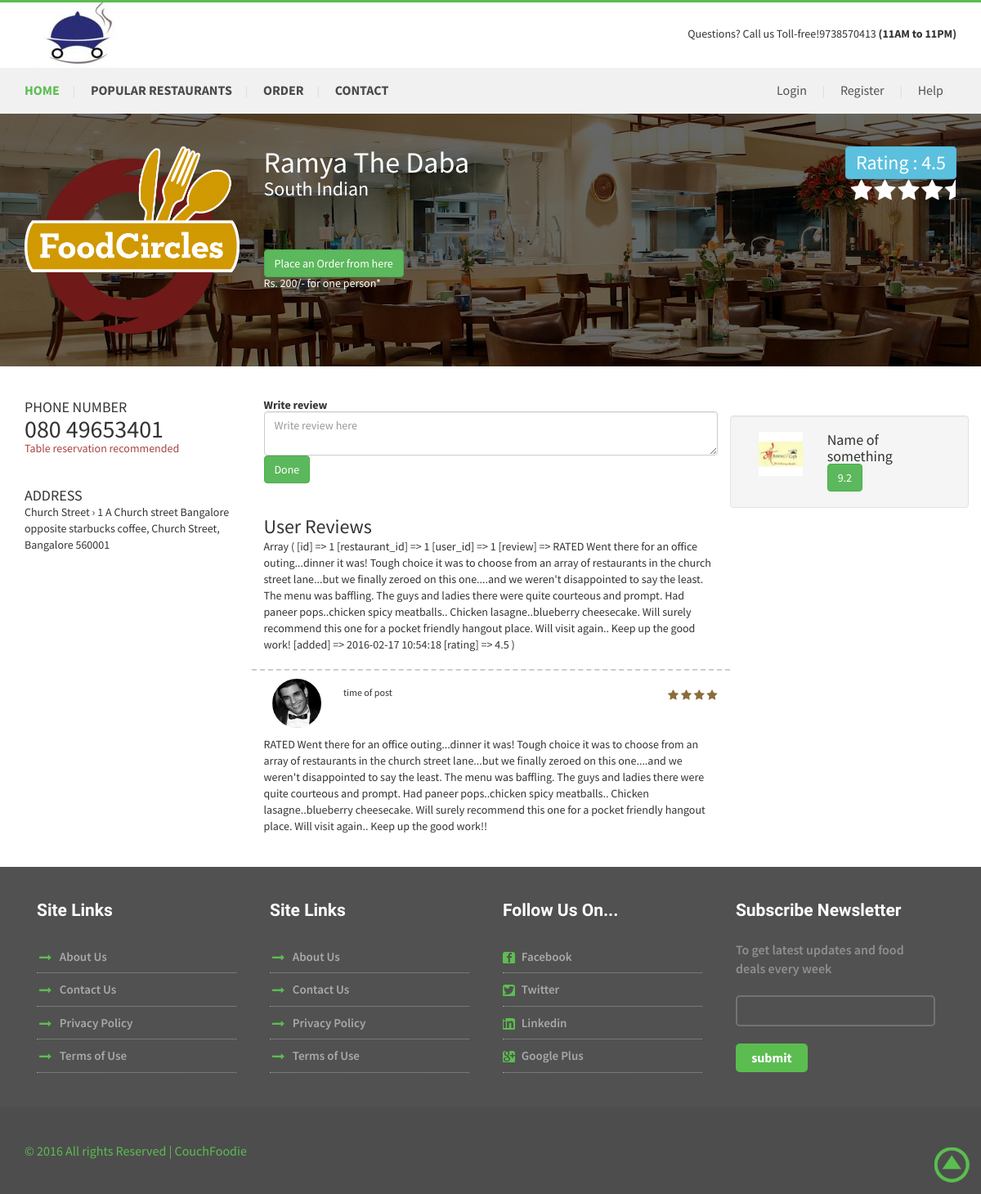
Screenshot of /restaurant.php?id=1 with the database file from the repository.
### tables this page shows
CREATE TABLE IF NOT EXISTS `restaurants` (
  `id` int(5) NOT NULL AUTO_INCREMENT,
  `name` varchar(60) NOT NULL,
  `address` varchar(100) NOT NULL,
  `city` varchar(50) NOT NULL,
  `area` varchar(50) NOT NULL,
  `cuisine` varchar(40) NOT NULL,
  `cover_img` varchar(100) NOT NULL,
  `rating` float NOT NULL,
  `logo_img` varchar(100) NOT NULL,
  `up_vote` int(5) NOT NULL,
  `down_vote` int(5) NOT NULL,
  PRIMARY KEY (`id`),
  UNIQUE KEY `cover_img` (`cover_img`,`logo_img`)
);

CREATE TABLE IF NOT EXISTS `reviews` (
  `id` int(10) NOT NULL AUTO_INCREMENT,
  `restaurant_id` int(10) NOT NULL,
  `user_id` int(10) NOT NULL,
  `review` text NOT NULL,
  `added` timestamp NOT NULL DEFAULT CURRENT_TIMESTAMP ON UPDATE CURRENT_TIMESTAMP,
  `rating` float NOT NULL,
  PRIMARY KEY (`id`)
);

### restaurant.php (the view, shortened to what this page needs)
<?php
include('config/db.php');
include('views/head.php');
include('views/header.php');
 $q = "SELECT * FROM restaurants WHERE id =".$_GET['id'];
$result = $conn->query($q);
?>
    <?php
                        while($row = $result->fetch_assoc()) {
                    ?>
        <div class="cover">
            <div class="container">
                <div class="row">
                    <div class="col-sm-3">
                        <div class="logo-box">
                            <img src="images/food/<?php echo $row['logo_img'];?>" alt="" class="img-responsive img-square">
                        </div>
                    </div>
                    <div class="col-sm-6">
                        <div>
                            <h1>  <?php echo $row['name'];?></h1>
                            <h3>  <?php echo $row['cuisine'];?></h3>
                            <button class="btn btn-success">Place an Order from here</button>
                            <h5>Rs. 200/- for one person*</h5>
                        </div>
                    </div>
                    <div class="col-sm-3">
                        <div class="text-right">
                            <div class="btn btn-info btn-not"><h3>Rating : 4.5</h3></div>
                            <div class="star-box">
                                <i class="fa fa-star fa-2x"></i>
                                <i class="fa fa-star fa-2x"></i>
                                <i class="fa fa-star fa-2x"></i>
                                <i class="fa fa-star fa-2x"></i>
                                <i class="fa fa-star-half fa-2x"></i>
                            </div>
                        </div>
                    </div>
                </div>
            </div>
        </div>
        <div class="reviews">
            <div class="container">
                <div class="row">
                    <div class="col-sm-3">
                        <div>
                            <h4> PHONE NUMBER</h4>
                            <h2>080 49653401</h2>
                            <h5 class="text-danger">Table reservation recommended</h5>
                            <h4>ADDRESS</h4>
                            <p>Church Street › 1 A Church street Bangalore opposite starbucks coffee, Church Street, Bangalore 560001</p>
                        </div>
                    </div>
                    <div class="col-sm-6">
                        <div>
                            <form action="api/post-review.php" method="post">
                                <h5><strong>Write review</strong></h5>
                                <textarea class="form-control" placeholder="Write review here"></textarea>
                                <button class="btn btn-success" id="submitReview">Done</button>
                            </form>
                             <h3>User Reviews </h3>
                             <?php
 $q = "SELECT * FROM reviews WHERE restaurant_id =".$_GET['id'];
$result = $conn->query($q);
?>
    <?php
                        while($r = $result->fetch_assoc()) {
                            print_r($r);
                    ?>
                            <div class="row review">
                                <div class="col-xs-2">
                                    <img src="images/users/1.jpg" alt="" class="img-responsive img-circle user-img pull pull-left">
                                </div>
                                <div class="col-xs-6">
                                     <h6>time of post</h6>
                                </div>
                                <div class="col-xs-4">
                                    <div class="text-right text-warning">
                                        <i class="fa fa-star"></i>
                                        <i class="fa fa-star"></i>
                                        <i class="fa fa-star"></i>
                                        <i class="fa fa-star"></i>
                                    </div>
                                </div>
                            </div>
                            <p>
                                RATED   Went there for an office outing...dinner it was! Tough choice it was to choose from an array of restaurants in the church street lane...but we finally zeroed on this one....and we weren't disappointed to say the least. The menu was baffling. The guys and ladies there were quite courteous and prompt. Had paneer pops..chicken spicy meatballs.. Chicken lasagne..blueberry cheesecake. Will surely recommend this one for a pocket friendly hangout place. Will visit again.. Keep up the good work!!
                            </p>
                        </div>
                    </div>
                    <?php
                        }
                        ?>
                    <div class="col-sm-3">
                        <div>
                            <div class="row well">
                                <div class="col-xs-4">
                                    <img src="images/5p.jpg" alt="" class="img-responsive">
                                </div>
                                <div class="col-xs-8">
                                    <div>
                                        <h4>Name of something</h4>
                                    <button class="btn btn-success">9.2</button>
                                    </div>
                                </div>
                            </div>
                        </div>
                    </div>
                </div>
            </div>
        </div>
        <?php
                        }
                        ?>
            <?php
     include('views/footer.php');
?>

### views/head.php (shortened to what this page needs)
<!doctype html>
 <html lang="en">
 <head>
     <link href="bower_components/bootstrap/dist/css/bootstrap.css" rel="stylesheet">
     <link href="bower_components/font-awesome/css/font-awesome.min.css" rel="stylesheet">
     <link rel="stylesheet" href="css/style.css">
     <link rel="stylesheet" href="css/main.css">
 </head>

### views/header.php (shortened to what this page needs)
<div class="header">
    <div class="container">
        <div class="top-header">
            <div class="logo">
                <a href="index.php"><img src="images/logo.jpg" class="img-responsive" id="logo" alt=""></a>
            </div>
            <?php
if(!isset($_SESSION['isLogged'])){ ?>
                <div class="header-right">
                    <p>Questions? Call us Toll-free!<span>9738570413 </span>
                        <label>(11AM to 11PM)</label>
                    </p>
                </div>
            <?php }
                    ?>
                    <div class="clearfix"></div>
        </div>
    </div>
    <div class="menu-bar">
        <div class="container">
            <div class="top-menu">
                <ul>
                    <li class="active"><a href="index.php" class="scroll">Home</a></li>|
                    <li><a href="popular-restaurents.html">Popular Restaurants</a></li>|
                    <li><a href="order.html">Order</a></li>|
                    <li><a href="contact.html">contact</a></li>
                </ul>
            </div>
            <div class="login-section">
                <ul>
                    <?php if(!isset($_SESSION['isLogged'])){echo '<li><a href="login.php">Login</a></li>';}else{
                            echo '<li><a href="logout.php">Logout</a> </li>';
}?> |
                        <li><a href="register.php">Register</a> </li> |
                        <li><a href="#">Help</a></li>
                </ul>
            </div>
            <div class="clearfix"></div>
        </div>
    </div>
</div>

### views/footer.php (shortened to what this page needs)
		<div class="contact-section" id="contact">
			<div class="container">
				<div class="contact-section-grids">
					<div class="col-md-3 contact-section-grid wow fadeInLeft" data-wow-delay="0.4s">
						<h4>Site Links</h4>
						<ul>
							<li><i class="point"></i></li>
							<li class="data"><a href="#">About Us</a></li>
						</ul>
						<ul>
							<li><i class="point"></i></li>
							<li class="data"><a href="#">Contact Us</a></li>
						</ul>
						<ul>
							<li><i class="point"></i></li>
							<li class="data"><a href="#">Privacy Policy</a></li>
						</ul>
						<ul>
							<li><i class="point"></i></li>
							<li class="data"><a href="#">Terms of Use</a></li>
						</ul>
					</div>
					<div class="col-md-3 contact-section-grid wow fadeInLeft" data-wow-delay="0.4s">
						<h4>Site Links</h4>
						<ul>
							<li><i class="point"></i></li>
							<li class="data"><a href="#">About Us</a></li>
						</ul>
						<ul>
							<li><i class="point"></i></li>
							<li class="data"><a href="#">Contact Us</a></li>
						</ul>
						<ul>
							<li><i class="point"></i></li>
							<li class="data"><a href="#">Privacy Policy</a></li>
						</ul>
						<ul>
							<li><i class="point"></i></li>
							<li class="data"><a href="#">Terms of Use</a></li>
						</ul>
					</div>
					<div class="col-md-3 contact-section-grid wow fadeInRight" data-wow-delay="0.4s">
						<h4>Follow Us On...</h4>
						<ul>
							<li><i class="fb"></i></li>
							<li class="data"> <a href="#">  Facebook</a></li>
						</ul>
						<ul>
							<li><i class="tw"></i></li>
							<li class="data"> <a href="#">Twitter</a></li>
						</ul>
						<ul>
							<li><i class="in"></i></li>
							<li class="data"><a href="#"> Linkedin</a></li>
						</ul>
						<ul>
							<li><i class="gp"></i></li>
							<li class="data"><a href="#">Google Plus</a></li>
						</ul>
					</div>
					<div class="col-md-3 contact-section-grid nth-grid wow fadeInRight" data-wow-delay="0.4s">
						<h4>Subscribe Newsletter</h4>
						<p>To get latest updates and food deals every week</p>
						<input type="text" class="text" value="" onfocus="this.value = '';" onblur="if (this.value == '') {this.value = '';}">
						<input type="submit" value="submit">
						</div>
					<div class="clearfix"></div>
				</div>
			</div>
		</div>
	<div class="footer">
		<div class="container">
			<p class="wow fadeInLeft" data-wow-delay="0.4s">&copy; 2016  All rights  Reserved | CouchFoodie &nbsp;</a></p>
		</div>
	</div>
				<a href="#" id="toTop" style="display: block;"> <span id="toTopHover" style="opacity: 1;"> </span></a>
</body>
</html>

### css/style.css (style rules this page uses)
body a { transition:0.5s all; -webkit-transition:0.5s all; -moz-transition:0.5s all; -o-transition:0.5s all; -ms-transition:0.5s all; }
input[type="button"],input[type="submit"] { transition:0.5s all; -webkit-transition:0.5s all; -moz-transition:0.5s all; -o-transition:0.5s all; -ms-transition:0.5s all; }
h1,h2,h3,h4,h5,h6 { margin:0; }
p { margin:0; }
ul { margin:0; padding:0; }
label { margin:0; }
.header { border-top: 3px solid #5BBD50; }
.top-header { padding:2em 0; height: 80px; overflow: hidden; }
.logo { float:left; transform: translateY(-30px); }
.header-right { float: right; vertical-align: middle; }
.top-menu { float:left; color:#D9D9D9; }
.login-section { float:right; color:#D9D9D9; }
.top-menu ul li { display:inline-block; margin: 0 16px; }
.top-menu ul li:first-child { margin-left: 0; }
.top-menu ul li a { text-decoration:none; margin:0.5em 0; display:block; color: #494949; font-size:16px; font-weight:700; text-transform:uppercase; }
.top-menu ul li.active a { color:#5BBD50; }
.login-section ul li { display:inline-block; margin: 0 16px; }
.login-section ul li a { margin:0.5em 0; display:block; color: #515151; font-size:16px; font-weight:500; }
.menu-bar { background:#F1F1F1; padding:0.6em 0; }
.nth-grid { margin-right:0; }
.contact-section { padding:3em 0; background:#515151; }
.contact-section-grid h4 { color:#FFFFFF; font-size:1.5em; font-weight:700; font-family: 'Lobster Two', cursive; margin-bottom:1.2em; }
.contact-section-grid ul li { display:inline-block; }
.contact-section-grid ul { border-bottom:1px dotted #9D9D9D; }
.contact-section-grid ul li i.point { width:20px; height:15px; background: url("../images/img-sprite.png") no-repeat -260px -46px; display: inline-block; vertical-align: middle; margin-right:5px; }
.contact-section-grid ul li i.fb { width:15px; height:15px; background: url("../images/img-sprite.png") no-repeat -280px -46px; display: inline-block; vertical-align: middle; margin-right:5px; border-radius: 3px; }
.contact-section-grid ul li i.tw { width:15px; height:15px; background: url("../images/img-sprite.png") no-repeat -295px -46px; display: inline-block; vertical-align: middle; margin-right:5px; border-radius: 3px; }
.contact-section-grid ul li i.in { width:15px; height:15px; background: url("../images/img-sprite.png") no-repeat -310px -46px; display: inline-block; vertical-align: middle; margin-right:5px; border-radius: 3px; }
.contact-section-grid ul li i.gp { width:15px; height:15px; background: url("../images/img-sprite.png") no-repeat -325px -46px; display: inline-block; vertical-align: middle; margin-right:5px; border-radius: 3px; }
.contact-section-grid ul li.data { color:#A9A9A9; font-weight:600; font-size:15px; margin:0.6em 0; }
.contact-section-grid ul li a { color:#A9A9A9; }
.contact-section-grid { width: 24%; margin-right: 1%; }
.contact-section-grid p { color:#8F8F8F; font-weight:600; font-size:16px; }
.contact-section-grid input.text { border: 2px solid #737373; outline: none; border-radius: 5px; background:#515151; padding:0.5em; width:100%; margin:1.5em 0; color:#fff; }
.contact-section-grid input[type="submit"] { outline: none; border:none; background:#5BBD50; color:#fff; font-size:16px; font-weight:700; padding:0.4em 1.2em; border-radius:5px; }
.footer { padding:3em 0; background:#4D4D4D; }
.footer p { color:#5BBD50; font-size:16px; font-weight:500; }
#toTop { display: none; text-decoration: none; position: fixed; bottom: 10px; right: 10px; overflow: hidden; width: 48px; height: 48px; border: none; text-indent: 100%; background: url("../images/to-top2.png") no-repeat 0px 0px; }

### css/main.css (style rules this page uses)
.well { margin-top: 20px; }
.cover:before { content: ''; background: rgba(0, 0, 0, 0.6); position: absolute; top: 0px; left: 0px; display: block; width: 100%; height: 100%; }
.cover { min-height: 300px; padding: 40px 0px; background: url(../images/order.jpg) no-repeat center; background-size: cover; -webkit-background-size: cover; -moz-background-size: cover; position: relative; color: #FFF; }
.reviews .user-img { max-width: 100px; height: 60px; width: 60px; margin: 10px; }
.reviews { padding: 40px 0px; }
.btn-not { cursor: auto; }
.row.review { margin-top: 20px; border-top: 2px dashed #CCC; }

### rows the page displays
restaurants: logo_img (picture), name "Ramya The Daba", cuisine "South Indian", value "Array ( [id] => 1 [restaurant_id] => 1 [user_id] => 1 [review] => RATED Went there for an office outing...dinner it was! Tough choice it was to choose from an array of restaurants in the church street lane...but we finally zeroed on this one....and we weren't disappointed to say the least. The menu was baffling. The guys and ladies there were quite courteous and prompt. Had paneer pops..chicken spicy meatballs.. Chicken lasagne..blueberry cheesecake. Will surely recommend this one for a pocket friendly hangout place. Will visit again.. Keep up the good work! [added] => 2016-02-17 10:54:18 [rating] => 4.5 )"
